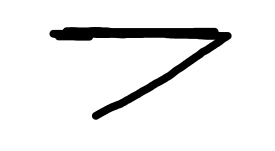
#> input picture word_7.png, 275 x 151 px
$ jupyter execute --allow-errors letter_recognition.ipynb
#> lines starting #> are read from the running program, lines starting #| are printed output that depends on the picture
#> the sliders are set to i = 898
# Handwritten Image Classification

This notebook is to explore how different machine learning perform on image classification.

[cell 1]
# imports for the day
import numpy as np
import matplotlib.pyplot as plt
from sklearn.model_selection import GridSearchCV
from sklearn.neighbors import KNeighborsClassifier
from sklearn.metrics import classification_report
from sklearn.metrics import confusion_matrix, precision_score, recall_score, f1_score
from sklearn.svm import SVC
from sklearn.datasets import load_digits
from sklearn.datasets import fetch_lfw_people
import time
from mpl_toolkits.mplot3d import Axes3D
from sklearn.model_selection import train_test_split

from skimage import io
from skimage.transform import resize
from skimage.color import rgb2gray

from PIL import Image

import plotly as py

### Load in and Explore the Data

[cell 2]
# load the data
sk_data = load_digits()

[cell 3]
sk_data.images[0]

[cell 4]
#Cool slider to browse all of the images.
from ipywidgets import interact
def browse_images(images, labels, categories):
    n = len(images)
    def view_image(i):
#> called with i = 898
        plt.imshow(images[i], cmap=plt.cm.gray_r, interpolation='nearest')
        plt.title('%s' % categories[labels[i]])
        plt.axis('off')
        plt.show()
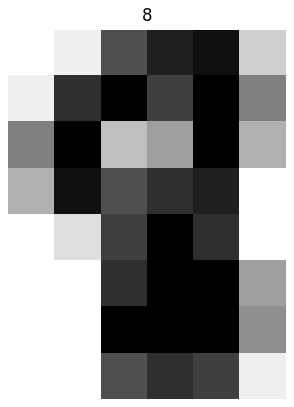
#> figure drawn by matplotlib, 1 panel
    interact(view_image, i=(0,n-1))

[cell 5]
browse_images(sk_data.images, sk_data.target, sk_data.target_names)

[cell 6]
# Split up the data in features and labels
feature_vectors = sk_data.data
class_labels = sk_data.target
categories = sk_data.target_names

n_samples, n_features = feature_vectors.shape
N, h, w = sk_data.images.shape
n_classes = len(categories)

[cell 7]
# Look at the data
print('The number of samples are: ', n_samples)
print('The number of features are: ', n_features)
print('The number of classes are: ', n_classes)
print('The shape of the image dimensions are: ',h, ' by ', w)

### Distrubution of the data

[cell 8]
plt.figure(figsize=(14, 3))

y_unique = np.unique(class_labels)
counts = [(class_labels == i).sum() for i in y_unique]

plt.xticks(y_unique,  categories[y_unique])
locs, labels = plt.xticks()
plt.title('Number of samples per class')
plt.xlabel('Class')
plt.ylabel('Number of samples')
plt.setp(labels, rotation=45, size=20)
_ = plt.bar(y_unique, counts)
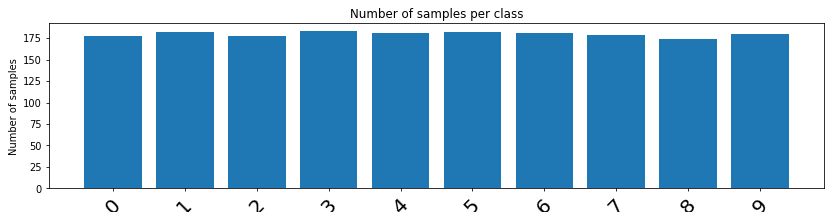
#> figure drawn by matplotlib, 1 panel; tallest bar 183 high, from x = 2.6 to 3.4

## Split into train and test data sets

[cell 9]
# Split into a training set and a testing set
train_vectors,test_vectors,train_labels,test_labels = train_test_split(feature_vectors,class_labels,train_size=.75)

print('The number of training samples are: ', train_vectors.shape[0])
print('The number of testing samples are: ', test_vectors.shape[0])

## Training and Testing all ML algorithms on the data

### SVM

[cell 10]
# Train a SVM classification model

# count time taken to train
start = time.time()

# temporary variables
tmp_vectors = train_vectors
tmp_labels = train_labels


clf = SVC(kernel='linear', class_weight='balanced')
# we have a "good" classifier (according to GridSearchCV), how's it look
clf = clf.fit(tmp_vectors, tmp_labels)

[cell 11]
# Quantitative evaluation of the model quality on the test set

#make some temporary variables so you can change this easily
predict_vectors = test_vectors
true_labels = test_labels

print("Predicting names on the test set")
pred_labels = clf.predict(predict_vectors)

print(classification_report(true_labels, pred_labels))
svc_accuracy = clf.score(predict_vectors, true_labels)
svc_precision = precision_score(true_labels, pred_labels, average='weighted')
svc_recall = recall_score(true_labels, pred_labels, average='weighted')
svc_f1 = f1_score(true_labels, pred_labels, average='weighted')

### K Nearest Neighbor

[cell 12]
# Train a KNN classification model
knn = KNeighborsClassifier(n_neighbors=5)
knn.fit(train_vectors, train_labels)

# KNN stats
print("Classification report for KNN classifier:")
print(classification_report(test_labels, knn.predict(test_vectors)))
knn_accuracy = knn.score(test_vectors, test_labels)
knn_precision = precision_score(test_labels, knn.predict(test_vectors), average='weighted')
knn_recall = recall_score(test_labels, knn.predict(test_vectors), average='weighted')
knn_f1 = f1_score(test_labels, knn.predict(test_vectors), average='weighted')

### Naive Bayes

[cell 13]
# Use Naive Bayes to classify the data
from sklearn.naive_bayes import GaussianNB
gnb = GaussianNB()
gnb.fit(train_vectors, train_labels)

# Naive Bayes stats
print("Classification report for Naive Bayes classifier:")
print(classification_report(test_labels, gnb.predict(test_vectors)))
naive_bayes_accuracy = gnb.score(test_vectors, test_labels)
naive_bayes_precision = precision_score(test_labels, gnb.predict(test_vectors), average='macro')
naive_bayes_recall = recall_score(test_labels, gnb.predict(test_vectors), average='macro')
naive_bayes_f1 = f1_score(test_labels, gnb.predict(test_vectors), average='macro')

### Bayes Net

[cell 14]
# Use Bayes Net to classify the data
from sklearn.naive_bayes import BernoulliNB
bnb = BernoulliNB()
bnb.fit(train_vectors, train_labels)

# Bayes Net stats
print("Classification report for Bayes Net classifier:")
print(classification_report(test_labels, bnb.predict(test_vectors)))
bnb_accuracy = bnb.score(test_vectors, test_labels)
bnb_precision = precision_score(test_labels, bnb.predict(test_vectors), average='macro')
bnb_recall = recall_score(test_labels, bnb.predict(test_vectors), average='macro')
bnb_f1 = f1_score(test_labels, bnb.predict(test_vectors), average='macro')

### Decision Tree

[cell 15]
# Use Decision Tree to classify the data
from sklearn.tree import DecisionTreeClassifier
dtc = DecisionTreeClassifier()
dtc.fit(train_vectors, train_labels)

# Decision Tree stats
print("Classification report for Decision Tree classifier:")
print(classification_report(test_labels, dtc.predict(test_vectors)))
dtc_accuracy = dtc.score(test_vectors, test_labels)
dtc_precision = precision_score(test_labels, dtc.predict(test_vectors), average='weighted')
dtc_recall = recall_score(test_labels, dtc.predict(test_vectors), average='weighted')
dtc_f1 = f1_score(test_labels, dtc.predict(test_vectors), average='weighted')

### Random Forest

[cell 16]
# Use Random Forest to classify the data
from sklearn.ensemble import RandomForestClassifier
rfc = RandomForestClassifier()
rfc.fit(train_vectors, train_labels)

# Random Forest stats
print("Classification report for Random Forest classifier:")
print(classification_report(test_labels, rfc.predict(test_vectors)))
rfc_accuracy = rfc.score(test_vectors, test_labels)
rfc_precision = precision_score(test_labels, rfc.predict(test_vectors), average='weighted')
rfc_recall = recall_score(test_labels, rfc.predict(test_vectors), average='weighted')
rfc_f1 = f1_score(test_labels, rfc.predict(test_vectors), average='weighted')

### Neural Network

[cell 17]
# Use Neural Network to classify the data
from sklearn.neural_network import MLPClassifier
mlp = MLPClassifier()
mlp.fit(train_vectors, train_labels)

# Neural Network stats
print("Classification report for Neural Network classifier:")
print(classification_report(test_labels, mlp.predict(test_vectors)))
mlp_accuracy = mlp.score(test_vectors, test_labels)
mlp_precistion = precision_score(test_labels, mlp.predict(test_vectors), average='weighted')
mlp_recall = recall_score(test_labels, mlp.predict(test_vectors), average='weighted')
mlp_f1 = f1_score(test_labels, mlp.predict(test_vectors), average='weighted')

## Graph results of each classifier

[cell 18]
# Plotly bar chat of accuracy
import plotly.express as px
import plotly.graph_objs as go

fig = go.Figure(data=[
    go.Bar(name='SVC', x=['SVC'], y=[svc_accuracy]),
    go.Bar(name='KNN', x=['KNN'], y=[knn_accuracy]),
    go.Bar(name='Naive Bayes', x=['Naive Bayes'], y=[naive_bayes_accuracy]),
    go.Bar(name='Bayes Net', x=['Bayes Net'], y=[bnb_accuracy]),
    go.Bar(name='Decision Tree', x=['Decision Tree'], y=[dtc_accuracy]),
    go.Bar(name='Random Forest', x=['Random Forest'], y=[rfc_accuracy]),
    go.Bar(name='Neural Network', x=['Neural Network'], y=[mlp_accuracy])
])
# add title
fig.update_layout(title_text='Accuracy of Classifiers', xaxis_title="Classifier", yaxis_title="Accuracy")
fig.update_layout(barmode='group')
fig.show()

[cell 19]
# grouped bat plot of each model precision, recall, and f1 score and accuracy
figure = go.Figure(data=[
    go.Bar(name='Precision', x=['SVC', 'KNN', 'Naive Bayes', 'Bayes Net', 'Decision Tree', 'Random Forest', 'Neural Network'], y=[svc_precision, knn_precision, naive_bayes_precision, bnb_precision, dtc_precision, rfc_precision, mlp_precistion]),
    go.Bar(name='Recall', x=['SVC', 'KNN', 'Naive Bayes', 'Bayes Net', 'Decision Tree', 'Random Forest', 'Neural Network'], y=[svc_recall, knn_recall, naive_bayes_recall, bnb_recall, dtc_recall, rfc_recall, mlp_recall]),
    go.Bar(name='F1', x=['SVC', 'KNN', 'Naive Bayes', 'Bayes Net', 'Decision Tree', 'Random Forest', 'Neural Network'], y=[svc_f1, knn_f1, naive_bayes_f1, bnb_f1, dtc_f1, rfc_f1, mlp_f1]),
    go.Bar(name='Accuracy', x=['SVC', 'KNN', 'Naive Bayes', 'Bayes Net', 'Decision Tree', 'Random Forest', 'Neural Network'], y=[svc_accuracy, knn_accuracy, naive_bayes_accuracy, bnb_accuracy, dtc_accuracy, rfc_accuracy, mlp_accuracy])
])
# start x axis at 0.6
figure.update_yaxes(range=[0.5, 1])
# Change the bar mode
figure.update_layout(barmode='group')
figure.update_layout(title_text='Precision, Recall, F1, and Accuracy of Classifiers', xaxis_title="Classifier", yaxis_title="Score")
figure.show()

## Summary of Classifiers

There are 4 classifiers that performed much better then others. SVC, KNN, Randoom Forest, and Neural Networks all performed very well on a variety of metrics. They all scored 97% and up for precision, recall, F1 and accuracy. All of these machine learning models will perform very well to predict values corrently.

Nect, we will make out own examples and test how the best performing models predict them.

## Predicting Own Handwritting with Neural Network

[cell 20]
def format_png_image(image):
    image = resize(image, (8, 8))
    # Make shape from 8x8x4 to 8x8
    image = image[:,:,0]
    # flip the dark and light colors
    image = 1 - image
    # reshape
    image = image.reshape(1, -1)
    # transofrm into int from 0 - 16
    image = image * 32
    # round to nearest int
    image = np.round(image)
    return image

[cell 21]
test_img_7 = format_png_image(io.imread('word_7.png'))
knn_predicted7 = mlp.predict(test_img_7)
#> knn_predicted7 = [7]
# show the image
plt.imshow(test_img_7.reshape(8, 8), cmap=plt.cm.gray_r, interpolation='nearest')
plt.title('%s' % categories[knn_predicted7[0]])
plt.axis('off')
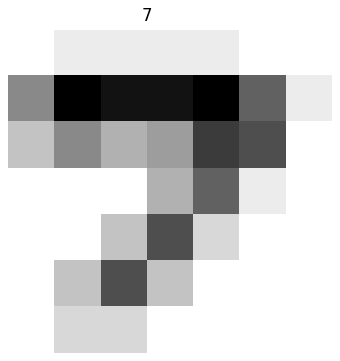
#> figure drawn by matplotlib, 1 panel

[cell 22]
test_img_4 = format_png_image(io.imread('word_4.png'))
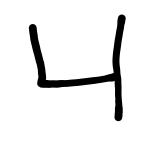
#> input picture word_4.png, 162 x 141 px

knn_predited4 = mlp.predict(test_img_4)
#> knn_predited4 = [4]
# show the image
plt.imshow(test_img_4.reshape(8, 8), cmap=plt.cm.gray_r, interpolation='nearest')
plt.title('%s' % categories[knn_predited4[0]])
plt.axis('off')
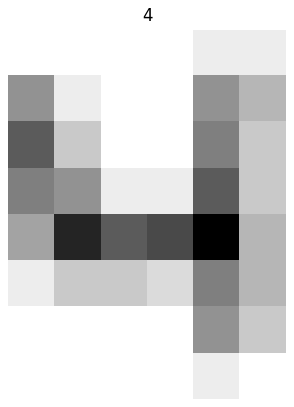
#> figure drawn by matplotlib, 1 panel

[cell 23]
test_img_9 = format_png_image(io.imread('word_9.png'))
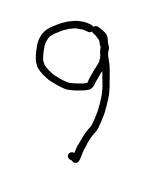
#> input picture word_9.png, 152 x 188 px

knn_predited9 = mlp.predict(test_img_9)
#> knn_predited9 = [9]
# show the image
plt.imshow(test_img_9.reshape(8, 8), cmap=plt.cm.gray_r, interpolation='nearest')
plt.title('%s' % categories[knn_predited9[0]])
plt.axis('off')
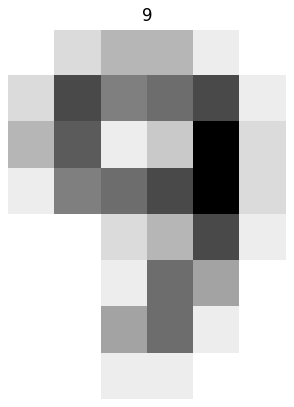
#> figure drawn by matplotlib, 1 panel

[cell 24]
test_img_3= format_png_image(io.imread('word_3.png'))
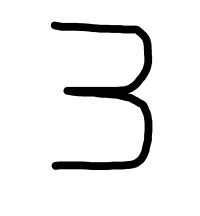
#> input picture word_3.png, 200 x 216 px

knn_predited3 = mlp.predict(test_img_3)
#> knn_predited3 = [9]
# show the image
plt.imshow(test_img_3.reshape(8, 8), cmap=plt.cm.gray_r, interpolation='nearest')
plt.title('%s' % categories[knn_predited3[0]])
plt.axis('off')
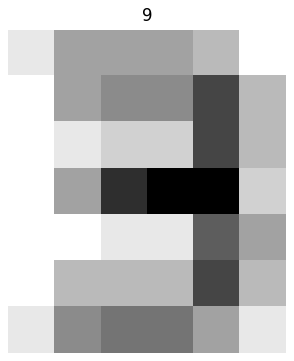
#> figure drawn by matplotlib, 1 panel

#> (a cell that did not finish here is left out)

# Predict with K Neraest Neighbor

#> (a cell that did not finish here is left out)

[cell 27]
# test image 3
test_img_3= format_png_image(io.imread('word_3.png'))

knn_predited3 = knn.predict(test_img_3)
# show the image
plt.imshow(test_img_3.reshape(8, 8), cmap=plt.cm.gray_r, interpolation='nearest')
plt.title('%s' % categories[knn_predited3[0]])
plt.axis('off')

[cell 28]
# test image 4
test_img_4 = format_png_image(io.imread('word_4.png'))

knn_predited4 = knn.predict(test_img_4)
#> knn_predited4 = [9]
# show the image
plt.imshow(test_img_4.reshape(8, 8), cmap=plt.cm.gray_r, interpolation='nearest')
plt.title('%s' % categories[knn_predited4[0]])
plt.axis('off')

[cell 29]
# test image 7
test_img_7 = format_png_image(io.imread('word_7.png'))

knn_predited7 = knn.predict(test_img_7)
#> knn_predited7 = [7]
# show the image
plt.imshow(test_img_7.reshape(8, 8), cmap=plt.cm.gray_r, interpolation='nearest')
plt.title('%s' % categories[knn_predited7[0]])
plt.axis('off')
